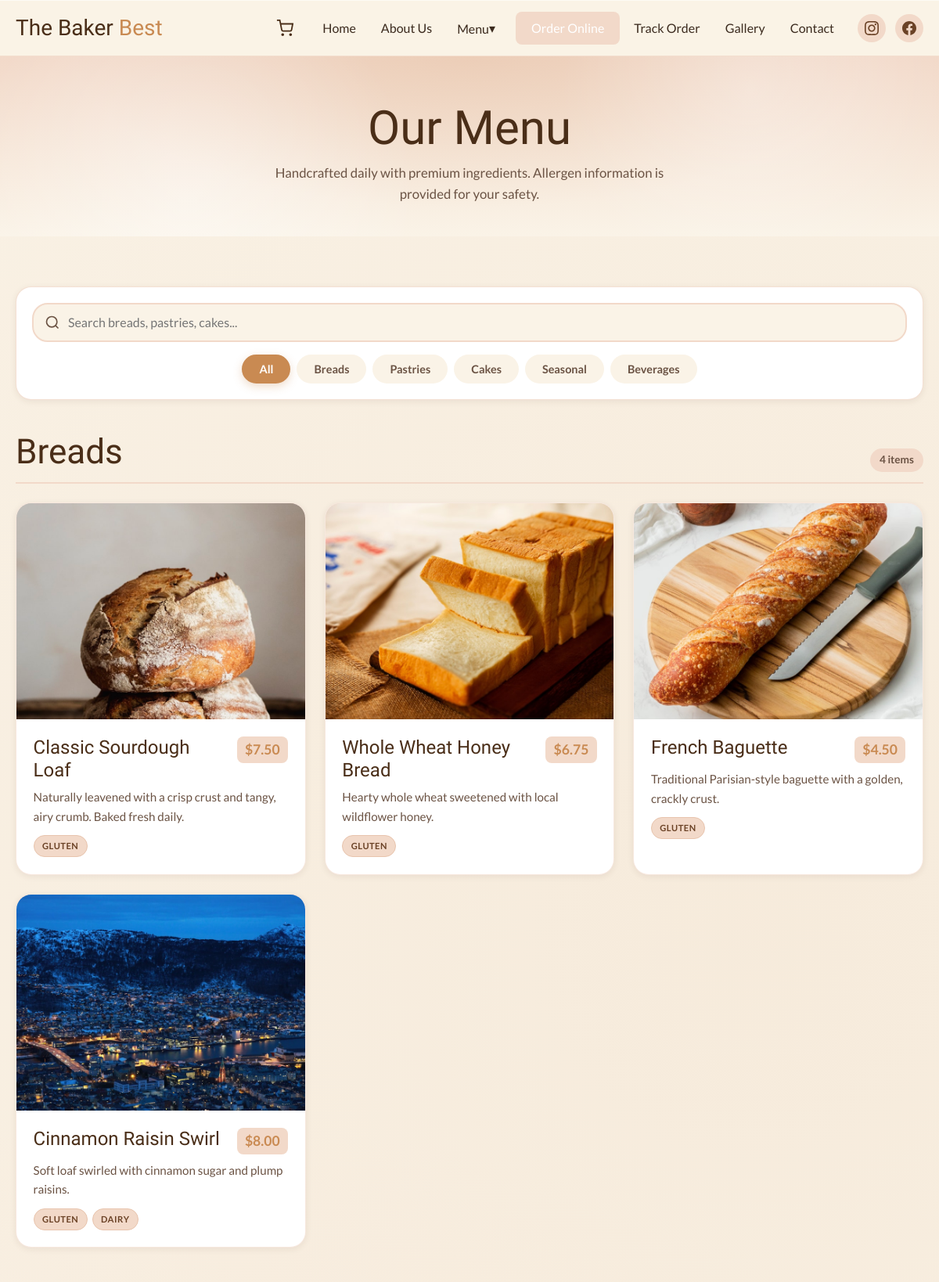
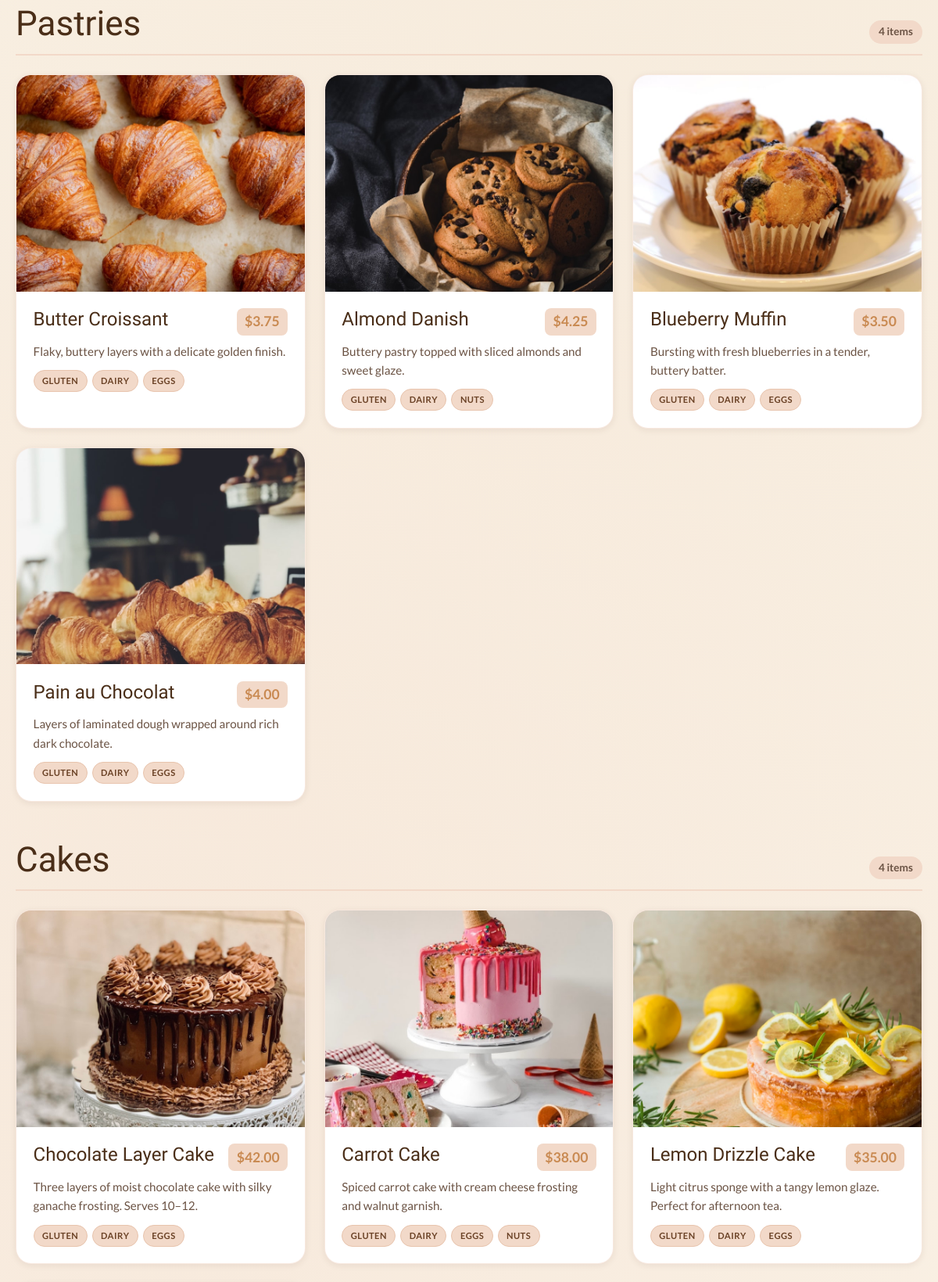
Page /menu.php (upper part) on the committed database (2 pictures, top to bottom).
### tables this page shows
CREATE TABLE IF NOT EXISTS menu_items (
    id INT UNSIGNED AUTO_INCREMENT PRIMARY KEY,
    name VARCHAR(150) NOT NULL,
    category ENUM('Breads', 'Pastries', 'Cakes', 'Seasonal', 'Beverages') NOT NULL,
    price DECIMAL(8, 2) NOT NULL,
    description TEXT NOT NULL,
    allergens VARCHAR(255) NOT NULL DEFAULT '',
    image_path VARCHAR(255) NOT NULL DEFAULT '',
    is_featured TINYINT(1) NOT NULL DEFAULT 0,
    sort_order INT NOT NULL DEFAULT 0,
    INDEX idx_category (category),
    INDEX idx_featured (is_featured),
    INDEX idx_sort (sort_order)
);

### public/includes/helpers.php (called while the page is built, shortened)
<?php
function e(?string $value): string
{
    return htmlspecialchars((string) $value, ENT_QUOTES, 'UTF-8');
}
function app_config(): array
{
    return $GLOBALS['config'] ?? [];
}
function base_url(): string
{
    static $base = null;
    if ($base !== null) {
        return $base;
    }
    $config = app_config();
    $configured = rtrim($config['site_url'] ?? '', '/');
    if (!empty($_SERVER['HTTP_HOST'])) {
        $scheme = (!empty($_SERVER['HTTPS']) && $_SERVER['HTTPS'] !== 'off') ? 'https' : 'http';
        $dir = str_replace('\\', '/', dirname($_SERVER['SCRIPT_NAME'] ?? ''));
        $base = $scheme . '://' . $_SERVER['HTTP_HOST'] . rtrim($dir, '/');
        return $base;
    }
    $base = $configured !== '' ? $configured : 'http://localhost';
    return $base;
}
function asset(string $path): string
{
    return base_url() . '/assets/' . ltrim($path, '/');
}
function page_url(string $path = ''): string
{
    $base = base_url();
    return $base . '/' . ltrim($path, '/');
}
function format_price(float $price): string
{
    return '$' . number_format($price, 2);
}
function parse_allergens(?string $allergens): array
{
    if (empty($allergens)) {
        return [];
    }
    return array_map('trim', explode(',', $allergens));
}
function menu_item_url(int $id): string
{
    return page_url('menu-item.php?id=' . $id);
}

### public/menu.php (the view, shortened to what this page needs)
<?php
require_once __DIR__ . '/includes/bootstrap.php';
$menuItems = [];
$pdo = getDb($config);
if ($pdo) {
    $stmt = $pdo->query('SELECT * FROM menu_items ORDER BY FIELD(category, "Breads", "Pastries", "Cakes", "Seasonal", "Beverages"), sort_order');
    $menuItems = $stmt->fetchAll();
}
$categories = ['Breads', 'Pastries', 'Cakes', 'Seasonal', 'Beverages'];
require __DIR__ . '/includes/header.php';
?>
<div class="page-header">
    <div class="container">
        <h1>Our Menu</h1>
        <p>Handcrafted daily with premium ingredients. Allergen information is provided for your safety.</p>
    </div>
</div>
<section class="section">
    <div class="container">
        <div class="menu-toolbar panel panel--flat">
            <div class="menu-search">
                <input type="search" id="menu-search-input" placeholder="Search breads, pastries, cakes..." aria-label="Search menu items">
            </div>
            <div class="menu-filter" role="group" aria-label="Filter by category">
                <button type="button" class="menu-filter__btn is-active" data-category="all">All</button>
                <?php foreach ($categories as $cat): ?>
                <button type="button" class="menu-filter__btn" data-category="<?= e(strtolower($cat)) ?>"><?= e($cat) ?></button>
                <?php endforeach; ?>
            </div>
        </div>
        <?php if (!empty($menuItems)): ?>
            <?php foreach ($categories as $category): ?>
                <?php
                $catItems = array_filter($menuItems, fn($item) => $item['category'] === $category);
                $catId = strtolower($category);
                ?>
            <div id="<?= e($catId) ?>" class="menu-category" data-category="<?= e($catId) ?>">
                <div class="menu-category__header">
                    <h2><?= e($category) ?></h2>
                    <span class="menu-category__count"><?= count($catItems) ?> items</span>
                </div>
                <div class="card-grid card-grid--3">
                    <?php foreach ($catItems as $item): ?>
                    <a href="<?= e(menu_item_url((int) $item['id'])) ?>" class="card card--link menu-item" data-category="<?= e($catId) ?>" data-name="<?= e(strtolower($item['name'])) ?>">
                        <div class="card__image">
                            <img src="<?= e(asset($item['image_path'])) ?>"
                                 alt="<?= e($item['name']) ?>"
                                 width="400" height="300" loading="lazy">
                        </div>
                        <div class="card__body">
                            <div class="card__top">
                                <h3 class="card__title"><?= e($item['name']) ?></h3>
                                <p class="card__price"><?= e(format_price((float) $item['price'])) ?></p>
                            </div>
                            <p class="card__desc"><?= e($item['description']) ?></p>
                            <?php $allergens = parse_allergens($item['allergens']); ?>
                            <?php if ($allergens): ?>
                            <div class="tags" aria-label="Allergens: <?= e(implode(', ', $allergens)) ?>">
                                <?php foreach ($allergens as $allergen): ?>
                                <span class="tag"><?= e($allergen) ?></span>
                                <?php endforeach; ?>
                            </div>
                            <?php endif; ?>
                        </div>
                    </a>
                    <?php endforeach; ?>
                </div>
            </div>
            <?php endforeach; ?>
        <?php else: ?>
            <p class="text-center">Menu items will appear here once the database is connected. Run <code>sql/schema.sql</code> and <code>sql/seed.sql</code> to populate sample data.</p>
        <?php endif; ?>
    </div>
</section>
<?php require __DIR__ . '/includes/footer.php'; ?>

### rows in the picture
menu_items: image_path (picture), name "Classic Sourdough Loaf", price "$7.50", description "Naturally leavened with a crisp crust and tangy, airy crumb. Baked fresh daily.", allergens "GLUTEN"
menu_items: image_path (picture), name "Whole Wheat Honey Bread", price "$6.75", description "Hearty whole wheat sweetened with local wildflower honey.", allergens "GLUTEN"
menu_items: image_path (picture), name "French Baguette", price "$4.50", description "Traditional Parisian-style baguette with a golden, crackly crust.", allergens "GLUTEN"
menu_items: image_path (picture), name "Cinnamon Raisin Swirl", price "$8.00", description "Soft loaf swirled with cinnamon sugar and plump raisins.", allergens "GLUTEN", allergens "DAIRY"
menu_items: image_path (picture), name "Butter Croissant", price "$3.75", description "Flaky, buttery layers with a delicate golden finish.", allergens "GLUTEN", allergens "DAIRY", allergens "EGGS"
menu_items: image_path (picture), name "Almond Danish", price "$4.25", description "Buttery pastry topped with sliced almonds and sweet glaze.", allergens "GLUTEN", allergens "DAIRY", allergens "NUTS"
menu_items: image_path (picture), name "Blueberry Muffin", price "$3.50", description "Bursting with fresh blueberries in a tender, buttery batter.", allergens "GLUTEN", allergens "DAIRY", allergens "EGGS"
menu_items: image_path (picture), name "Pain au Chocolat", price "$4.00", description "Layers of laminated dough wrapped around rich dark chocolate.", allergens "GLUTEN", allergens "DAIRY", allergens "EGGS"
menu_items: image_path (picture), name "Chocolate Layer Cake", price "$42.00", description "Three layers of moist chocolate cake with silky ganache frosting. Serves 10–12.", allergens "GLUTEN", allergens "DAIRY", allergens "EGGS"
menu_items: image_path (picture), name "Carrot Cake", price "$38.00", description "Spiced carrot cake with cream cheese frosting and walnut garnish.", allergens "GLUTEN", allergens "DAIRY", allergens "EGGS", allergens "NUTS"
menu_items: image_path (picture), name "Lemon Drizzle Cake", price "$35.00", description "Light citrus sponge with a tangy lemon glaze. Perfect for afternoon tea.", allergens "GLUTEN", allergens "DAIRY", allergens "EGGS"

### other values in the picture
$cat "Breads"
$cat "Pastries"
$cat "Cakes"
$cat "Seasonal"
$cat "Beverages"
$category "Breads"
count($catItems) "4"
$category "Pastries"
$category "Cakes"
